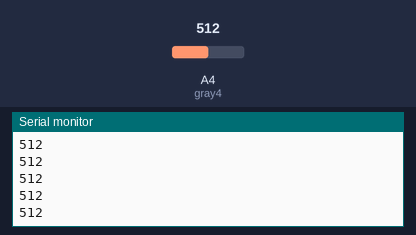
The sketch below on a simulated Arduino Uno, built with avr-gcc and run on an emulated ATmega328P. Parts: the last lines printed to the serial monitor. Inputs (shaded band) come from the test bench; at power-on: A4 (gray4) = 512.

Above: at 1.2 s.
1.3 s: A4 (gray4) set to 716
At 1.9 s:
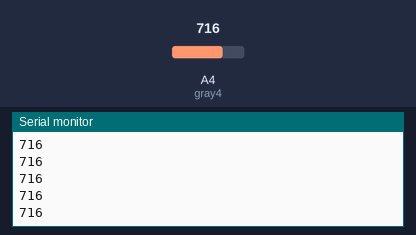
2.8 s: A4 (gray4) set to 900
At 3.9 s:
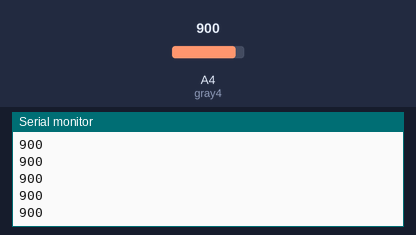
Timing chart, 0 to 5.8 s (numbered marks = the images above; inputs shaded):
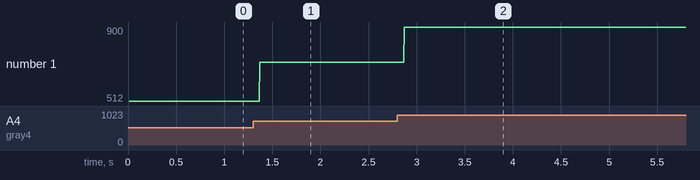

The sketch:

gray_test.ino
```cpp
/*
 Name:    Sensor_test.ino
 Created: 2020/12/8 15:00:30
 Author:  NicholasYe
*/


const int gray4 = A4;//灰度传感器GR4
int graynum4;//灰度传感器返回数值
int* level4;

// the setup function runs once when you press reset or power the board
void setup()
{
  Serial.begin(9600);
  Serial.println("Senesor:");
  pinMode(gray4, INPUT);//灰度传感器GR4

}

// the loop function runs over and over again until power down or reset
void loop()
{
  Gray4();
  Serial.print(*level4);
  Serial.println();
}

//灰度传感器Gray(指针写法)  //未检测是否正确
int Gray4()
{
  graynum4 = analogRead(4);
  level4 = &graynum4;
}
```

Measured:
- after the input at 1.3 s, the serial monitor: prints a new line after 0.07 s (image 1)
- after the input at 2.8 s, the serial monitor: prints a new line after 0.07 s (image 2)
- plotted number 1: 512 → 716 after the input at 1.3 s, 716 → 900 after the input at 2.8 s
